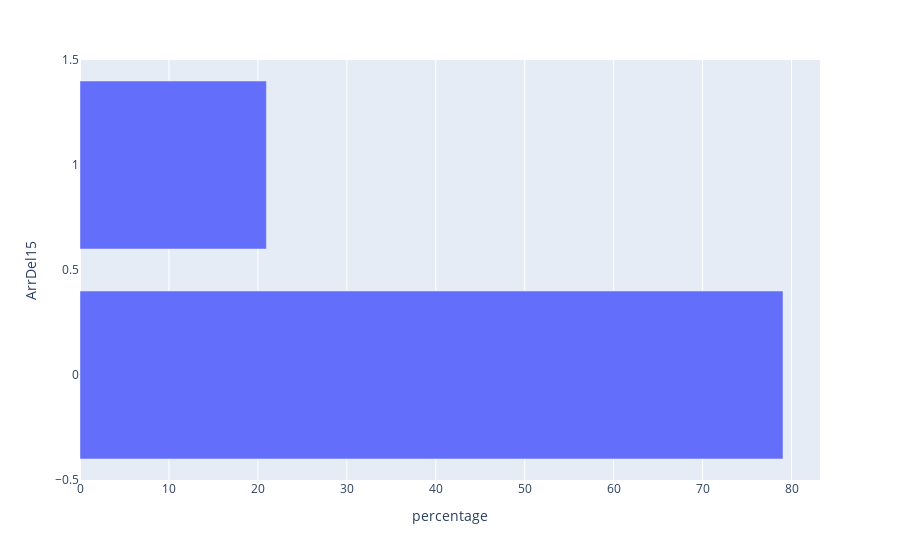

Source (notebook cell):
### Markdown cell above
## VISUALIZING TARGET VARIABLES

### Code cell
fig = px.bar(data, x=data[target_variable[0]].value_counts(normalize=True)[:20].mul(100).values.tolist(), y=data[target_variable[0]].value_counts(normalize=True)[:20].mul(100).index.tolist(), orientation='h')
fig.update_xaxes(title_text='percentage')
fig.update_yaxes(title_text=target_variable[0])
fig.show()

### Figure 1 — Plotly figure (JSON) as saved in the notebook; plotly's stock layout.template omitted (floating-point values rounded to 4 significant figures)
{"data": [{"alignmentgroup": "True", "hovertemplate": "x=%{x}<br>y=%{y}<extra></extra>", "legendgroup": "", "marker": {"color": "#636efa"}, "name": "", "offsetgroup": "", "orientation": "h", "showlegend": false, "textposition": "auto", "type": "bar", "x": [79.04, 20.96], "xaxis": "x", "y": [0, 1], "yaxis": "y"}], "layout": {"barmode": "relative", "legend": {"tracegroupgap": 0}, "margin": {"t": 60}, "xaxis": {"anchor": "y", "domain": [0, 1], "title": {"text": "percentage"}}, "yaxis": {"anchor": "x", "domain": [0, 1], "title": {"text": "ArrDel15"}}}}
